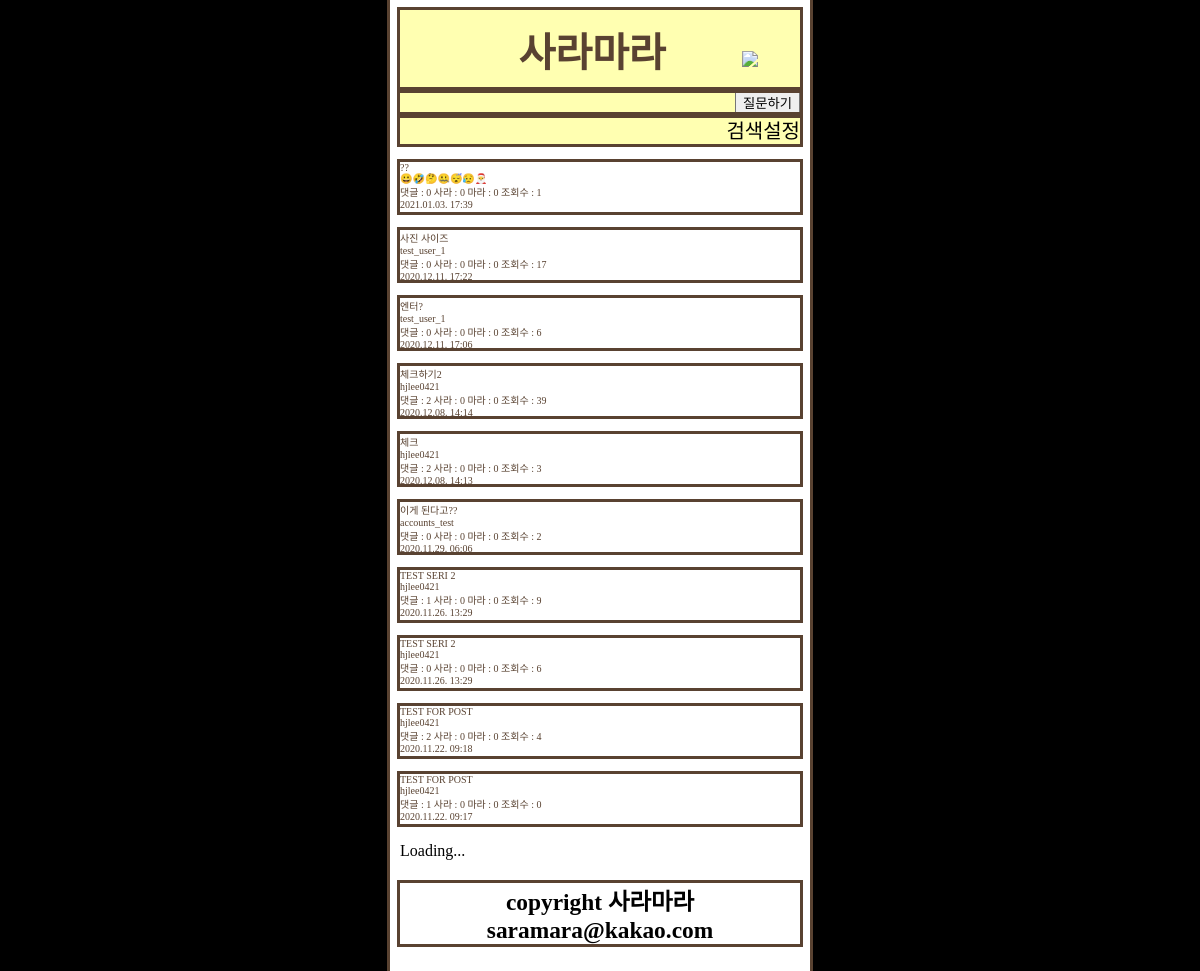
Before: / with the older database file.
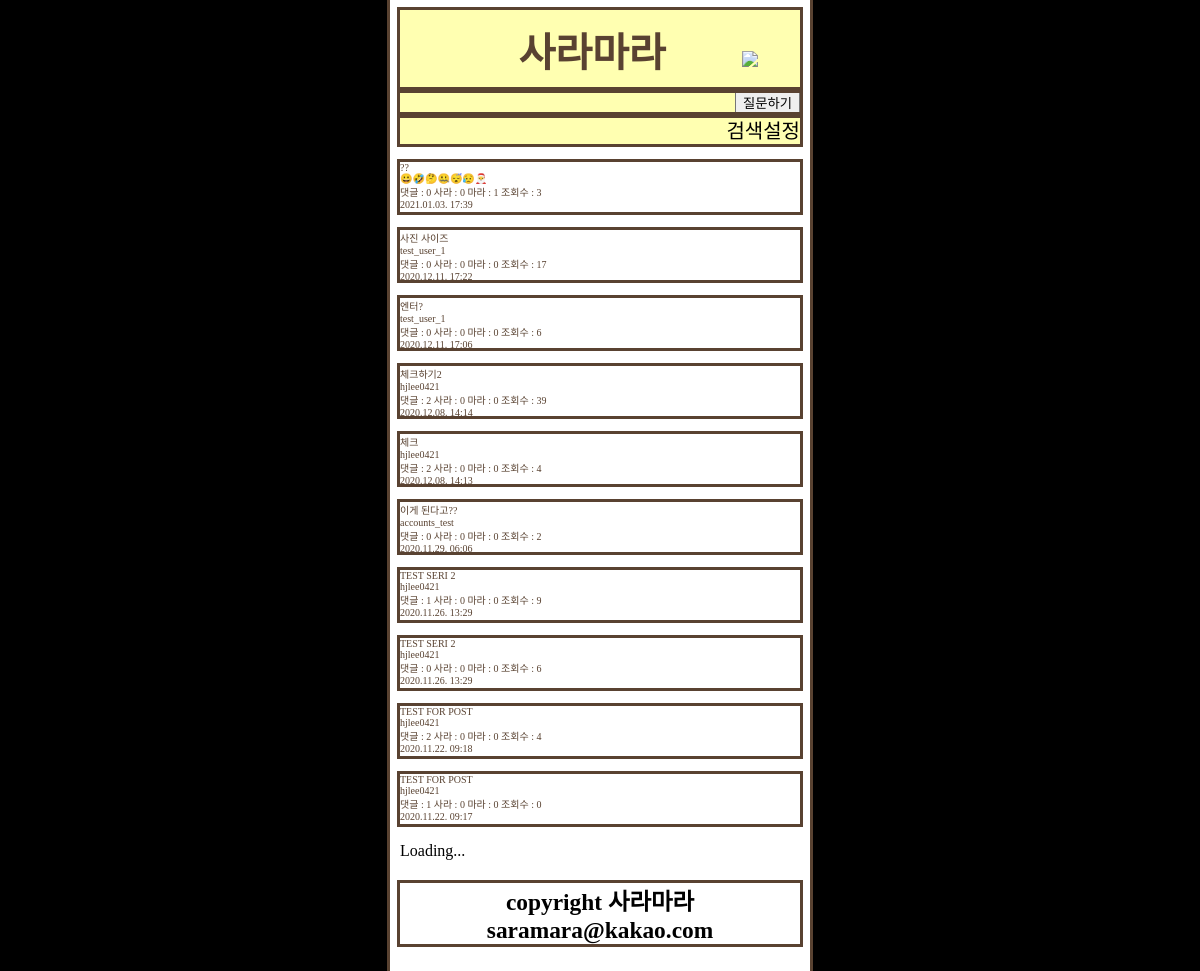
After: the same page with the newer database file.
### posts/models.py (models this page shows, shortened)
class Post(models.Model):
    author = models.ForeignKey(
        settings.AUTH_USER_MODEL, on_delete=models.CASCADE)  # settings.py 에 AUTH_USER_MODEL 확인 추천!
    title = models.CharField(max_length=128)
    price = models.CharField(max_length=128, blank=True, null=True)
    brand = models.CharField(max_length=128, blank=True, null=True)
    link = models.CharField(
        max_length=128, blank=True, null=True)
    ckcontent = RichTextUploadingField(blank=True, null=True)
    pub_date = models.DateTimeField(auto_now_add=True,
                                    verbose_name='date published')  # , input_formats="'%Y.%m.%d. T%H:%M"
    sara_users = models.ManyToManyField(
        settings.AUTH_USER_MODEL, related_name="sara_voter")  # [] 의 형태로 사용자를 담는다
    mara_users = models.ManyToManyField(
        settings.AUTH_USER_MODEL, related_name="mara_voter")  # [] 의 형태로 사용자를 담는다
    view_cnt = models.IntegerField(default=0)
    CATEGORY_CHOICES = (
        ('상의', '상의'),
        ('하의', '하의'),
        ('신발', '신발'),
        ('기타', '기타'),
    )
    category = models.CharField(
        max_length=128, choices=CATEGORY_CHOICES, default='상의', null=False)
    @ property
    def get_pub_date(self):
        return self.pub_date.strftime("%Y.%m.%d. %H:%M")
    @ property
    def comment_cnt(self):
        return self.comment_set.all().count()
    @ property
    def sara_cnt(self):
        return self.sara_users.all().count()
    @ property
    def mara_cnt(self):
        return self.mara_users.all().count()
    class Meta:
        ordering = ['-id']

class User(AbstractUser):
    kakao_unique_id = models.CharField(
        max_length=128, blank=True, null=True, default="")
    kakao_access_token = models.CharField(
        max_length=128, blank=True, null=True, default="")
    profile_image = models.ImageField(
        blank=True, null=True, upload_to='profile_image',
        default="C:\\django_project\\django_project\\media\\profile_image\\saramara_defaults.jpg")
    gender = models.CharField(
        max_length=128, blank=True, null=True, default="")
    email = models.EmailField(
        max_length=128, blank=True, null=True, default="")
    birthday = models.CharField(
        max_length=128, blank=True, null=True, default="0101")
    birthyear = models.CharField(
        max_length=128, blank=True, null=True, default=str(randint(1950, 2010)))

### posts/views.py (the view)
# urls.py: path('', views.IndexView.as_view(), name='index'),
class IndexView(generic.ListView):
    model = Post
    template_name = 'posts/index.html'
    context_object_name = 'post_objects'
    paginate_by = 10
    def get(self, request, *args, **kwargs):
        timerange = request.GET.get('timerange')
        timerange_list = ['1일', '7일', '30일']
        drone = request.GET.get('drone')
        drone_list = ['view_cnt', 'comment_cnt', 'sara_cnt', 'mara_cnt']
        category = request.GET.get('category')
        category_list = ['상의', '하의', '신발', '기타']
        keyword = request.GET.get('keyword')
        if timerange in timerange_list:
            self.queryset = self.get_queryset().filter(
                pub_date__gte=datetime.now()-timedelta(days=int(timerange[:-1])))
        if category in category_list:
            self.queryset = self.get_queryset().filter(category=category)
        if keyword:
            self.queryset = self.get_queryset().filter(Q(title__icontains=keyword)
                                                       | Q(ckcontent__icontains=keyword))
        if drone in drone_list:
            self.queryset = self.get_queryset().order_by('-'+drone)
        return super(IndexView, self).get(request, *args, **kwargs)

### posts/context_processors.py (called while the page is built)
def kakao_login_key(request):
    return {'javascript_sdk_key': str(secrets["kakao"]["javascript_key"])}

### posts/templates/posts/index.html (shortened to what this page needs)
{% extends 'posts/base.html' %} {% block content %}
<div class="ask-list" style="font-size: 20px">
  {% if user.is_authenticated %}
  <a href="{% url 'posts:ask' %}">질문하기</a>
  {% comment %} forward to ask page {% endcomment %} {% else %}
  <button id="after_login">질문하기</button>
   {% endif %}
</div>
<div id="search-button">검색설정</div>
<br />
<div class="items-wrap infinite-container">
  {% if post_objects %}  {% for post in post_objects %}
    <a class="infinite-item" href="{% url 'posts:detail' post.id %}"
      ><div class="single-item">
        {{post.title|upper}} <br />
        {{post.author}}<br />
        {% comment %} {{post.ckcontent|truncatewords:2}} {% endcomment %} 댓글 :
        {{post.comment_cnt}} 사라 : {{post.sara_cnt}} 마라 : {{post.mara_cnt}}
        조회수 : {{post.view_cnt}}<br />
        {{post.get_pub_date}}
      </div>
      <br />
    </a>
    {% endfor %}
    <div class="d-flex justify-content-center" style="display: div">
      <div class="spinner-border" role="status">
        <span class="sr-only">Loading...</span>
      </div>
    </div>
   {% else %}
  <p>no posts are available</p>
  {% endif %}
</div>
{% endblock %}

Changed rows visible on the page:
changed Post (number 1 of 10 on the later page): mara_cnt "0" → "1"; view_cnt "1" → "3"
changed Post "체크": view_cnt "3" → "4"
